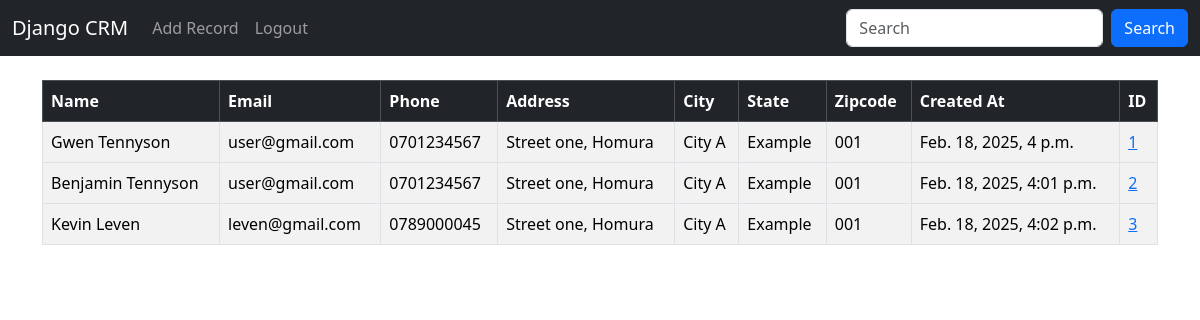
The app's page / (signed in) with its own data.
### website/models.py (models this page shows, shortened)
class Record(models.Model):
    created_at = models.DateTimeField(auto_now_add=True)
    first_name = models.CharField(max_length=50)
    last_name = models.CharField(max_length=50)
    email = models.EmailField(max_length=100)
    phone = models.CharField(max_length=15)
    address = models.CharField(max_length=100)
    city = models.CharField(max_length=50)
    state = models.CharField(max_length=50)
    zip_code = models.CharField(max_length=20)

### website/views.py (the view)
# urls.py: 2. Add a URL to urlpatterns:  path('', views.home, name='home')
def home(request):
    records = Record.objects.all()
    if request.method == "POST":
        username = request.POST['username']
        password = request.POST['password']
        user = authenticate(request, username=username, password=password)
        if user is not None:
            login(request, user)
            messages.success(request, 'You are now logged in.')
            return redirect('home')
        else:
            messages.success(request, 'There was an error logging in...')
            return redirect('home')
    else:
        return render(request, 'home.html', {'records': records})

### website/templates/home.html (shortened to what this page needs)
{% extends 'base.html' %}
{% block content %}
{% if user.is_authenticated %}
<div class="table-responsive">
    <table class="table table-striped table-hover table-bordered">
    <thead class="table-dark">
      <tr>
        <th scope="col">Name</th>
        <th scope="col">Email</th>
        <th scope="col">Phone</th>
        <th scope="col">Address</th>
        <th scope="col">City</th>
        <th scope="col">State</th>
        <th scope="col">Zipcode</th>
        <th scope="col">Created At</th>
        <th scope="col">ID</th>
      </tr>
    </thead>
    <tbody>
      {% if records %}
        {% for record in records %}
            <tr>
            <td>{{ record.first_name }} {{ record.last_name }}</td>
            <td>{{ record.email }}</td>
            <td>{{ record.phone }}</td>
            <td>{{ record.address }}</td>
            <td>{{ record.city }}</td>
            <td>{{ record.state }}</td>
            <td>{{ record.zip_code }}</td>
            <td>{{ record.created_at }}</td>
            <td><a href="{% url 'record' record.id %}">{{ record.id }}</a></td>
            <tr>
        {% endfor %}
      {% endif %}
    </tbody>
    </table>
</div>
{% endif %}
{% endblock %}

### website/templates/base.html (shortened to what this page needs)
{% load static %}
<!doctype html>
<html lang="en">
<head>
    <link rel="stylesheet" href="{% static 'css/bootstrap.min.css' %}">
</head>
<body>
{% include 'navbar.html' %}
<div class="container">
    <br>
{% block content %}
{% endblock %}
</div>
</body>
</html>

### website/templates/navbar.html (shortened to what this page needs)
<nav class="navbar navbar-expand-sm navbar-dark bg-dark">
  <div class="container-fluid">
    <a class="navbar-brand" href="{% url 'home' %}">Django CRM</a>
    <div class="collapse navbar-collapse" id="mynavbar">
      <ul class="navbar-nav me-auto">
          {% if user.is_authenticated %}
        <li class="nav-item">
          <a class="nav-link" href="{% url 'add_record' %}">Add Record</a>
        </li>
        <li class="nav-item">
          <a class="nav-link" href="{% url 'logout' %}">Logout</a>
        </li>
          {% endif %}
      </ul>
      <form class="d-flex">
        <input class="form-control me-2" type="text" placeholder="Search">
        <button class="btn btn-primary" type="button">Search</button>
      </form>
    </div>
  </div>
</nav>

### records on screen
Record: first_name "Gwen", last_name "Tennyson", email "user@gmail.com", phone "0701234567", address "Street one, Homura", city "City A", state "Example", zip_code "001", created_at "Feb. 18, 2025, 4 p.m.", id "1"
Record: first_name "Benjamin", last_name "Tennyson", email "user@gmail.com", phone "0701234567", address "Street one, Homura", city "City A", state "Example", zip_code "001", created_at "Feb. 18, 2025, 4:01 p.m.", id "2"
Record: first_name "Kevin", last_name "Leven", email "leven@gmail.com", phone "0789000045", address "Street one, Homura", city "City A", state "Example", zip_code "001", created_at "Feb. 18, 2025, 4:02 p.m.", id "3"
